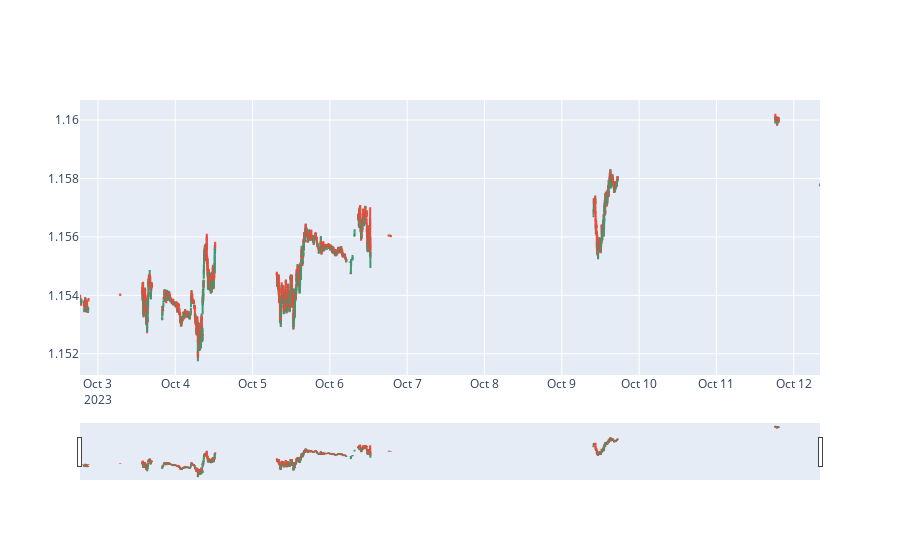

Source (notebook cell):
### Code cell
import datetime as dt

df_plt = bid_ask.copy()[bid_ask.t > np.datetime64('2023-07-06 06:00:00')]
bin_plt = bins.copy()[bins.bin_start > np.datetime64('2023-07-06 12:00:00')]
m = 15
# fig = Figure(layout=go.Layout(height=500, margin={'t':m,'b':m,'l':m,'r':m}))
# fig.add_traces(Scatter(x=df_plt['t'], y=df_plt['ask'], name='ask', mode="markers", marker={'size':2},showlegend=False))
# fig.add_traces(Scatter(x=df_plt['t'], y=df_plt['bid'], name='bid', mode="markers", marker={'size':2},showlegend=False))
#fig.add_traces(Scatter(x=bin_plt['bin_start'], y=bin_plt['twap'], name='bid', showlegend=False))

# s, e, h, l  = bin_plt['bin_start'].values.astype(pd.Timestamp), bin_plt['bin_end'].values.astype(pd.Timestamp), bin_plt['h'].values, bin_plt['l'].values
# i = 3
# fig.add_traces(Scatter(x=[s[i], s[i], e[i], e[i], s[i]], y=[l[i], h[i], h[i], l[i], l[i]], fill='toself'))


fig = go.Figure(data=go.Ohlc(x=bin_plt['bin_start'],
                    open=bin_plt['o'],
                    high=bin_plt['h'],
                    low=bin_plt['l'],
                    close=bin_plt['c']))

# go.Ohlc(x=bin_plt['Date'],
#                     open=df['AAPL.Open'],
#                     high=df['AAPL.High'],
#                     low=df['AAPL.Low'],
#                     close=df['AAPL.Close']))

#fig.add_traces(Scatter(x=df_plt['t'], y=(df_plt['bid'] + df_plt['ask'])/2, name='mid', mode="markers", marker={'size':2, 'color':'black'},showlegend=False))
fig.show()

### Figure 1 — Plotly figure (JSON) as saved in the notebook; plotly's stock layout.template omitted (floating-point values rounded to 4 significant figures; data arrays with more than 128 entries replaced by an {"elided": "..."} marker saying what was removed)
{"data": [{"close": {"elided": "3247 float values"}, "high": {"elided": "3247 float values"}, "low": {"elided": "3247 float values"}, "open": {"elided": "3247 float values"}, "type": "ohlc", "x": {"elided": "3247 str values"}}], "layout": {}}
